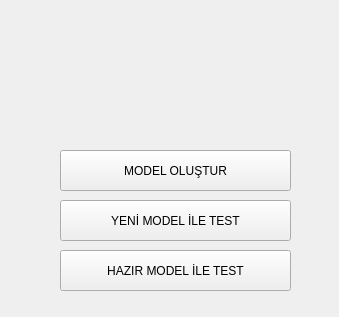
<?xml version="1.0" encoding="UTF-8"?>
<ui version="4.0">
 <class>Form</class>
 <widget class="QWidget" name="Form">
  <property name="windowModality">
   <enum>Qt::WindowModal</enum>
  </property>
  <property name="geometry">
   <rect>
    <x>0</x>
    <y>0</y>
    <width>339</width>
    <height>317</height>
   </rect>
  </property>
  <property name="windowTitle">
   <string>Deep Facial Emotion Detector</string>
  </property>
  <widget class="QFrame" name="frame">
   <property name="geometry">
    <rect>
     <x>-10</x>
     <y>-10</y>
     <width>450</width>
     <height>360</height>
    </rect>
   </property>
   <property name="autoFillBackground">
    <bool>false</bool>
   </property>
   <property name="frameShape">
    <enum>QFrame::StyledPanel</enum>
   </property>
   <property name="frameShadow">
    <enum>QFrame::Raised</enum>
   </property>
   <widget class="QPushButton" name="button1">
    <property name="geometry">
     <rect>
      <x>70</x>
      <y>160</y>
      <width>231</width>
      <height>41</height>
     </rect>
    </property>
    <property name="text">
     <string>MODEL OLUŞTUR</string>
    </property>
   </widget>
   <widget class="QPushButton" name="button2">
    <property name="enabled">
     <bool>true</bool>
    </property>
    <property name="geometry">
     <rect>
      <x>70</x>
      <y>210</y>
      <width>231</width>
      <height>41</height>
     </rect>
    </property>
    <property name="text">
     <string>YENİ MODEL İLE TEST</string>
    </property>
   </widget>
   <widget class="QPushButton" name="button3">
    <property name="geometry">
     <rect>
      <x>70</x>
      <y>260</y>
      <width>231</width>
      <height>41</height>
     </rect>
    </property>
    <property name="text">
     <string>HAZIR MODEL İLE TEST</string>
    </property>
   </widget>
   <widget class="QLabel" name="label">
    <property name="geometry">
     <rect>
      <x>20</x>
      <y>30</y>
      <width>311</width>
      <height>81</height>
     </rect>
    </property>
    <property name="maximumSize">
     <size>
      <width>99999</width>
      <height>99999</height>
     </size>
    </property>
    <property name="text">
     <string/>
    </property>
    <property name="pixmap">
     <pixmap>GUIandData/torch.png</pixmap>
    </property>
    <property name="scaledContents">
     <bool>true</bool>
    </property>
   </widget>
   <widget class="QLabel" name="label_2">
    <property name="enabled">
     <bool>true</bool>
    </property>
    <property name="geometry">
     <rect>
      <x>-10</x>
      <y>-10</y>
      <width>450</width>
      <height>380</height>
     </rect>
    </property>
    <property name="frameShape">
     <enum>QFrame::NoFrame</enum>
    </property>
    <property name="frameShadow">
     <enum>QFrame::Plain</enum>
    </property>
    <property name="text">
     <string/>
    </property>
    <property name="pixmap">
     <pixmap>GUIandData/torchback.png</pixmap>
    </property>
    <property name="scaledContents">
     <bool>true</bool>
    </property>
   </widget>
   <zorder>label_2</zorder>
   <zorder>button1</zorder>
   <zorder>button2</zorder>
   <zorder>button3</zorder>
   <zorder>label</zorder>
  </widget>
 </widget>
 <resources>
  <include location="GUIandData/resourcefile.qrc"/>
 </resources>
 <connections/>
</ui>
